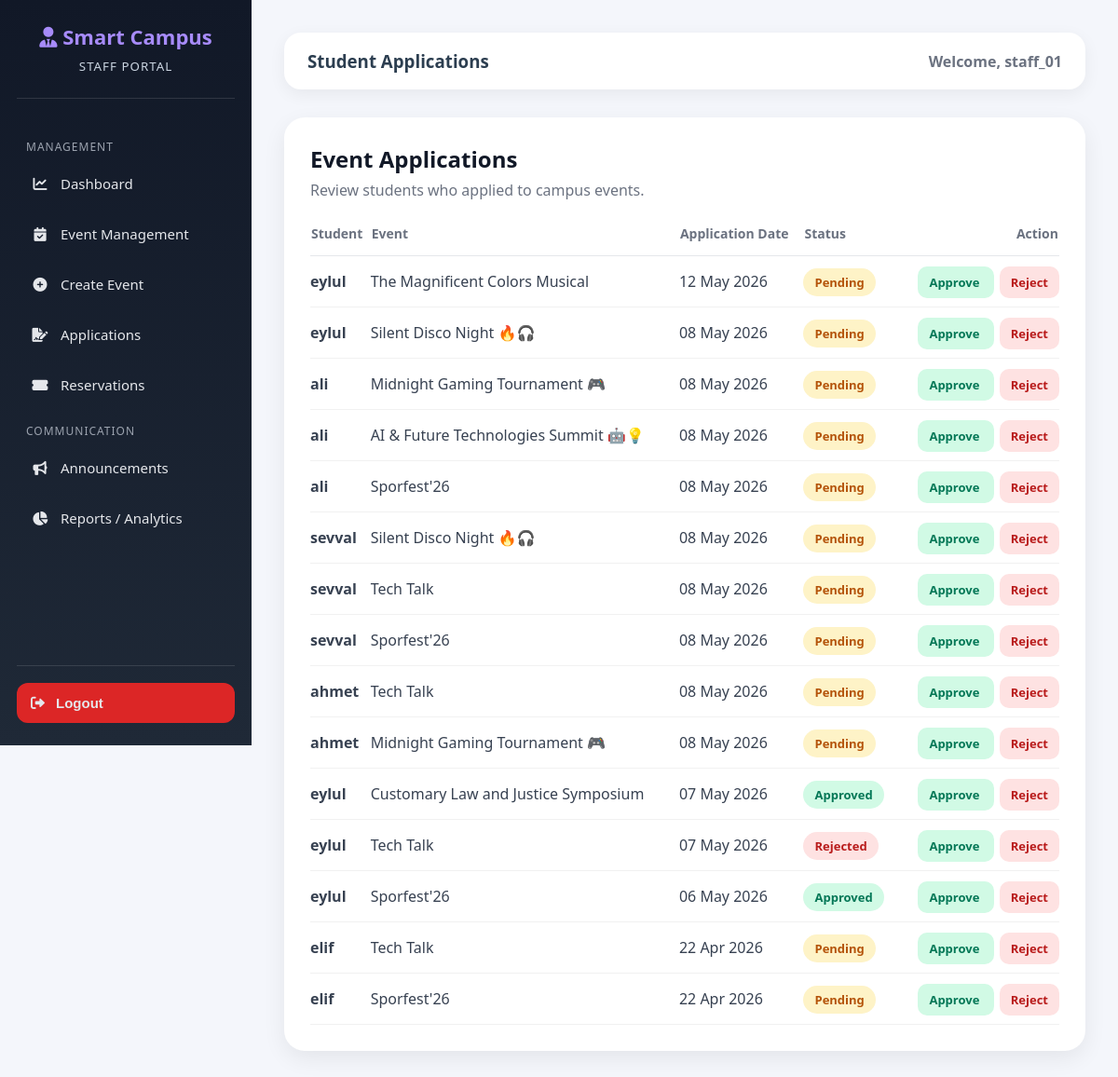
The app's page /staff/applications/ (signed in) with its own data.
### accounts/models.py (models this page shows, shortened)
class User(AbstractUser):
    ROLE_CHOICES = (
        ('student', 'Student'),
        ('staff', 'Staff'),
        ('admin', 'Admin'),
)
    role = models.CharField(max_length=10, choices=ROLE_CHOICES, default='student')
    phone_number = models.CharField(max_length=15, blank=True, null=True)

### core/models.py (models this page shows, shortened)
class Application(models.Model):
    student = models.ForeignKey(settings.AUTH_USER_MODEL, on_delete=models.CASCADE)
    event = models.ForeignKey(Event, on_delete=models.CASCADE)
    applied_at = models.DateTimeField(auto_now_add=True)
    status = models.CharField(max_length=20, default='Pending')

class Event(models.Model):
    STATUS_CHOICES = (
        ('pending', 'Pending'),
        ('approved', 'Approved'),
        ('rejected', 'Rejected'),
    )
    title = models.CharField(max_length=200)
    description = models.TextField()
    date = models.DateTimeField()
    location = models.CharField(max_length=200)
    organizer = models.ForeignKey(Club, on_delete=models.CASCADE, related_name='events')
    capacity = models.PositiveIntegerField(default=50)
    is_free = models.BooleanField(default=True)
    price = models.DecimalField(max_digits=10, decimal_places=2, default=0.00)
    status = models.CharField(max_length=10, choices=STATUS_CHOICES, default='pending')
    image = models.ImageField(upload_to='events/', blank=True, null=True)
    created_at = models.DateTimeField(auto_now_add=True)

### core/views.py (the view)
@login_required
@user_passes_test(is_staff_member)
def manage_applications(request):
    apps = Application.objects.all().order_by('-applied_at')
    return render(request, 'core/manage_applications.html', {
        'apps': apps
    })

### core/views.py (called while the page is built)
def is_staff_member(user):
    staff_roles = ['staff', 'Kulüp / Akademisyen']
    return user.is_authenticated and (
        getattr(user, 'role', None) in staff_roles or user.is_staff
    )

### templates/core/manage_applications.html (shortened to what this page needs)
{% extends 'core/staff_base.html' %}
{% block page_title %}Student Applications{% endblock %}
{% block content %}
<div class="panel-card">
    <div class="panel-header">
        <div>
            <h3>Event Applications</h3>
            <p>Review students who applied to campus events.</p>
        </div>
    </div>
    <table>
        <thead>
            <tr>
                <th>Student</th>
                <th>Event</th>
                <th>Application Date</th>
                <th>Status</th>
                <th class="action-col">Action</th>
            </tr>
        </thead>
        <tbody>
            {% for app in apps %}
            <tr>
                <td>
                    <strong>{{ app.student.username }}</strong>
                </td>
                <td>{{ app.event.title }}</td>
                <td>
                    {{ app.applied_at|date:"d M Y" }}
                </td>
                <td>
                    <span class="status-badge {{ app.status|lower }}">
                        {{ app.status|title }}
                    </span>
                </td>
                <td class="action-col">
                    <a href="{% url 'update_application_status' app.id 'approved' %}" class="approve-btn">
                        Approve
                    </a>
                    <a href="{% url 'update_application_status' app.id 'rejected' %}" class="reject-btn">
                        Reject
                    </a>
                </td>
            </tr>
            {% empty %}
            <tr>
                <td colspan="5" class="empty">
                    No applications found.
                </td>
            </tr>
            {% endfor %}
        </tbody>
    </table>
</div>
{% endblock %}

### templates/core/staff_base.html (shortened to what this page needs)
<!DOCTYPE html>
<html lang="en">
<head>
    <link rel="stylesheet" href="https://cdnjs.cloudflare.com/ajax/libs/font-awesome/6.0.0/css/all.min.css">
</head>
<body>
<div class="staff-sidebar">
    <div class="staff-logo">
        <h2><i class="fas fa-user-tie"></i> Smart Campus</h2>
        <small>STAFF PORTAL</small>
    </div>
    <ul class="staff-nav">
        <div class="menu-title">Management</div>
        <li>
            <a href="{% url 'staff_dashboard' %}">
                <i class="fas fa-chart-line"></i>
                Dashboard
            </a>
        </li>
        <li>
            <a href="{% url 'staff_event_management' %}">
                <i class="fas fa-calendar-check"></i>
                Event Management
            </a>
        </li>
        <li>
            <a href="{% url 'create_event' %}">
                <i class="fas fa-plus-circle"></i>
                Create Event
            </a>
        </li>
        <li>
            <a href="{% url 'manage_applications' %}">
                <i class="fas fa-file-signature"></i>
                Applications
            </a>
        </li>
        <li>
            <a href="{% url 'manage_reservations' %}">
                <i class="fas fa-ticket-alt"></i>
                Reservations
            </a>
        </li>
        <div class="menu-title">Communication</div>
        <li>
            <a href="{% url 'manage_announcements' %}">
                <i class="fas fa-bullhorn"></i>
                Announcements
            </a>
        </li>
        <li>
            <a href="{% url 'staff_reports' %}">
                <i class="fas fa-chart-pie"></i>
                Reports / Analytics
            </a>
        </li>
    </ul>
    <div class="logout-area">
        <form method="POST" action="{% url 'logout' %}">
            <button type="submit" class="logout-btn">
                <i class="fas fa-sign-out-alt"></i>
                Logout
            </button>
        </form>
    </div>
</div>
<div class="staff-content">
    <div class="topbar">
        <h3>{% block page_title %}Staff Dashboard{% endblock %}</h3>
        <div class="welcome">Welcome, {{ user.username }}</div>
    </div>
    {% block content %}
    {% endblock %}
</div>
</body>
</html>

### templates/core/staff_base.html (style rules this page uses)
* { box-sizing: border-box; }
body { margin: 0; font-family: 'Segoe UI', Arial, sans-serif; background: #f4f6fb; color: #2c3e50; }
.staff-sidebar { width: 270px; height: 100vh; background: linear-gradient(180deg, #111827, #1f2937); position: fixed; left: 0; top: 0; color: white; padding: 24px 18px; display: flex; flex-direction: column; }
.staff-logo { text-align: center; padding-bottom: 25px; border-bottom: 1px solid rgba(255,255,255,0.12); margin-bottom: 25px; }
.staff-logo h2 { margin: 0; font-size: 22px; color: #a78bfa; }
.staff-logo small { display: block; margin-top: 8px; color: #cbd5e1; letter-spacing: 1px; }
.menu-title { font-size: 12px; color: #9ca3af; text-transform: uppercase; letter-spacing: 1px; margin: 18px 0 8px 10px; }
.staff-nav { list-style: none; padding: 0; margin: 0; flex: 1; }
.staff-nav li { margin-bottom: 8px; }
.staff-nav a, .logout-btn { display: flex; align-items: center; gap: 12px; color: #e5e7eb; text-decoration: none; padding: 13px 15px; border-radius: 12px; transition: 0.3s; font-size: 15px; border: none; background: transparent; width: 100%; cursor: pointer; text-align: left; }
.staff-nav i { width: 20px; text-align: center; }
.logout-area { border-top: 1px solid rgba(255,255,255,0.12); padding-top: 18px; }
.logout-btn { background: #dc2626; font-weight: bold; }
.staff-content { margin-left: 270px; min-height: 100vh; padding: 35px; }
.topbar { background: white; padding: 18px 25px; border-radius: 18px; box-shadow: 0 5px 18px rgba(0,0,0,0.06); margin-bottom: 30px; display: flex; justify-content: space-between; align-items: center; }
.topbar h3 { margin: 0; }
.welcome { color: #6b7280; font-weight: 600; }

### templates/core/manage_applications.html (style rules this page uses)
.panel-card { background: white; padding: 28px; border-radius: 22px; box-shadow: 0 8px 24px rgba(0,0,0,0.07); }
.panel-header { margin-bottom: 25px; }
.panel-header h3 { margin: 0; color: #111827; font-size: 24px; }
.panel-header p { margin: 6px 0 0; color: #6b7280; }
table { width: 100%; border-collapse: collapse; }
th { text-align: left; color: #6b7280; padding-bottom: 14px; border-bottom: 1px solid #e5e7eb; font-size: 14px; }
td { padding: 16px 0; border-bottom: 1px solid #f1f1f1; color: #374151; }
.action-col { text-align: right; }
.status-badge { padding: 6px 12px; border-radius: 999px; font-weight: bold; font-size: 13px; background: #ede9fe; color: #6d28d9; }
.status-badge.approved { background: #d1fae5; color: #047857; }
.status-badge.rejected { background: #fee2e2; color: #b91c1c; }
.status-badge.pending { background: #fef3c7; color: #b45309; }
.approve-btn, .reject-btn { text-decoration: none; padding: 8px 12px; border-radius: 10px; font-weight: 700; font-size: 13px; margin-left: 6px; }
.approve-btn { background: #d1fae5; color: #047857; }
.reject-btn { background: #fee2e2; color: #b91c1c; }

### records on screen
User: username "staff_01"
Application: student.username "eylul", event "The Magnificent Colors Musical", applied_at "12 May 2026", status "Pending"
Application: student.username "eylul", event "Silent Disco Night 🔥🎧", applied_at "08 May 2026", status "Pending"
Application: student.username "ali", event "Midnight Gaming Tournament 🎮", applied_at "08 May 2026", status "Pending"
Application: student.username "ali", event "AI & Future Technologies Summit 🤖💡", applied_at "08 May 2026", status "Pending"
Application: student.username "ali", event "Sporfest'26", applied_at "08 May 2026", status "Pending"
Application: student.username "sevval", event "Silent Disco Night 🔥🎧", applied_at "08 May 2026", status "Pending"
Application: student.username "sevval", event "Tech Talk", applied_at "08 May 2026", status "Pending"
Application: student.username "sevval", event "Sporfest'26", applied_at "08 May 2026", status "Pending"
Application: student.username "ahmet", event "Tech Talk", applied_at "08 May 2026", status "Pending"
Application: student.username "ahmet", event "Midnight Gaming Tournament 🎮", applied_at "08 May 2026", status "Pending"
Application: student.username "eylul", event "Customary Law and Justice Symposium", applied_at "07 May 2026", status "Approved"
Application: student.username "eylul", event "Tech Talk", applied_at "07 May 2026", status "Rejected"
Application: student.username "eylul", event "Sporfest'26", applied_at "06 May 2026", status "Approved"
Application: student.username "elif", event "Tech Talk", applied_at "22 Apr 2026", status "Pending"
Application: student.username "elif", event "Sporfest'26", applied_at "22 Apr 2026", status "Pending"
